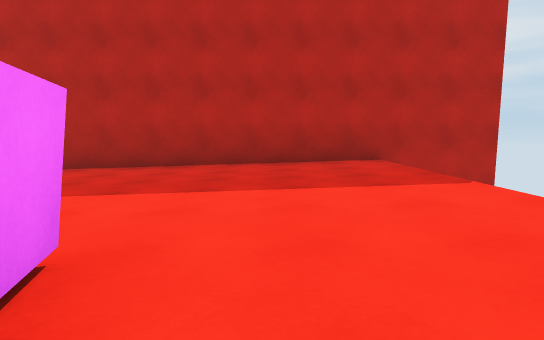
view 1 (above)

15 first-person views from a walk through a 3-D level made in the Unity game engine. The camera is 1.2 m above the floor, tilts 4° down and sees 75° across. The floor is counted in squares, 2 m on a side. Each view is taken from the middle of a square. On the plan, view 1 faces up. The plan holds only what a view shows up to about 10 squares ahead; the rest is blank. The place goes on beyond the plan. The player character is not drawn.

view 2
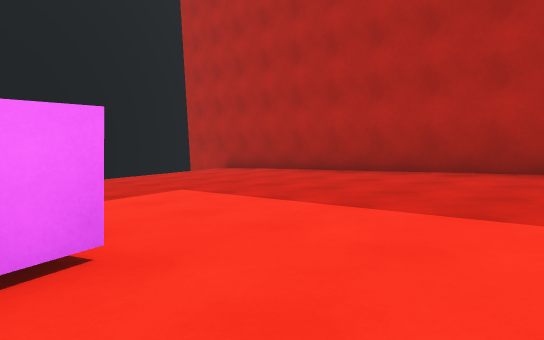

view 3
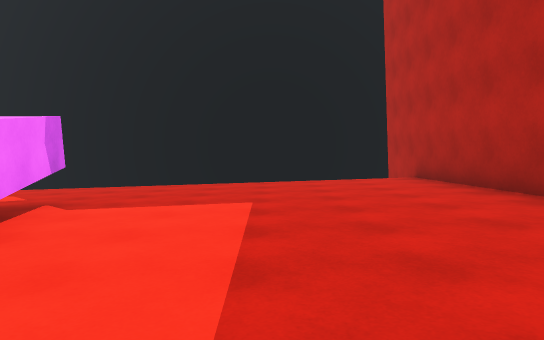

view 4
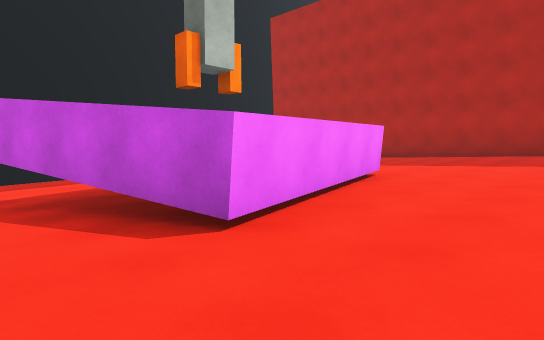

view 5
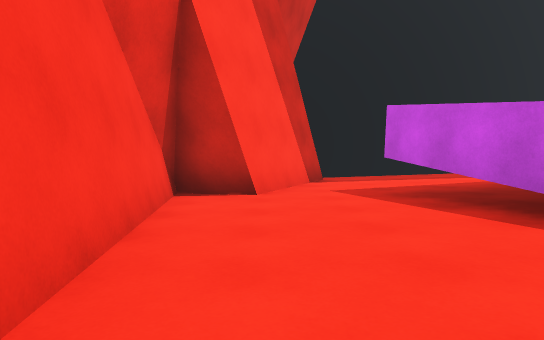

view 6
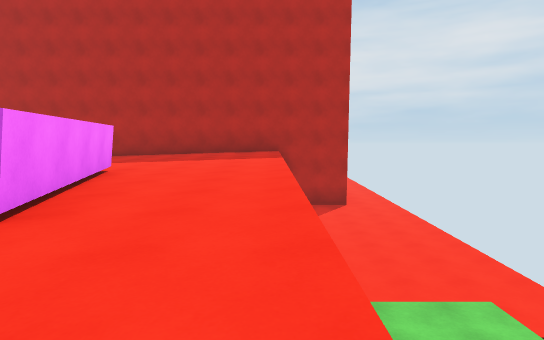

view 7
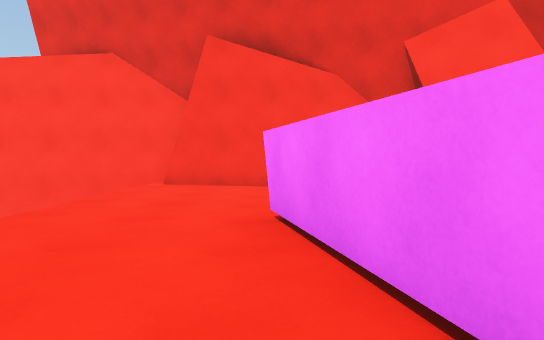

view 8
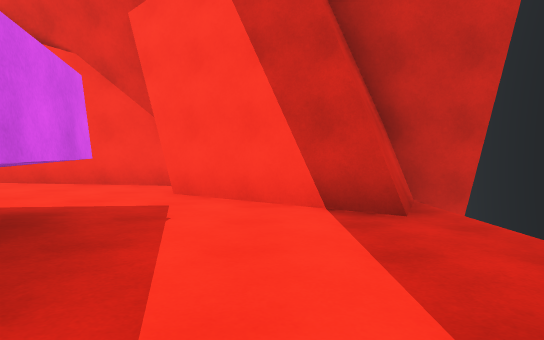

view 9
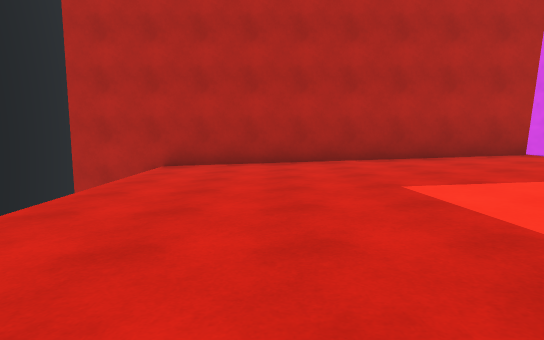

view 10
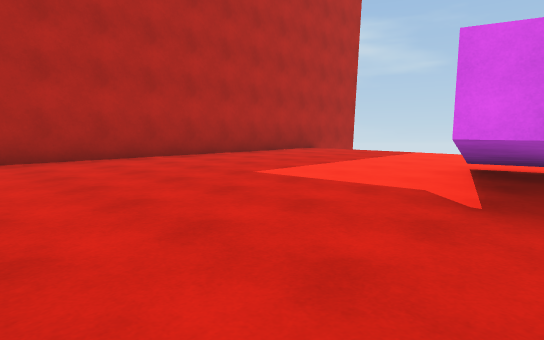

view 11
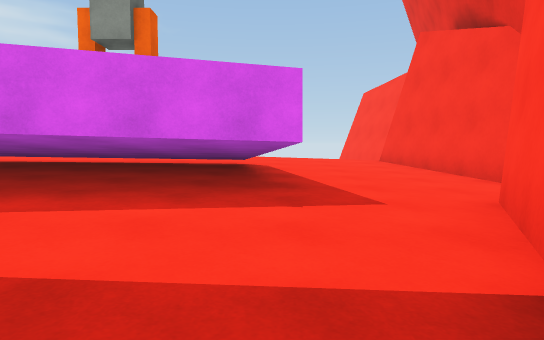

view 12
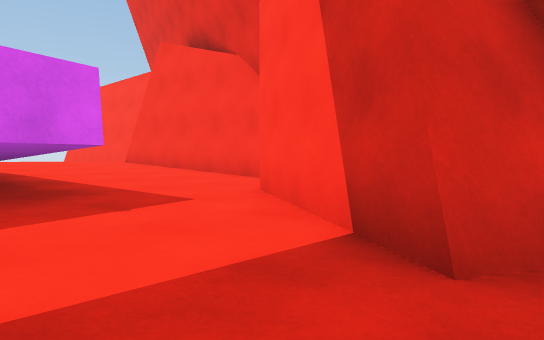

view 13
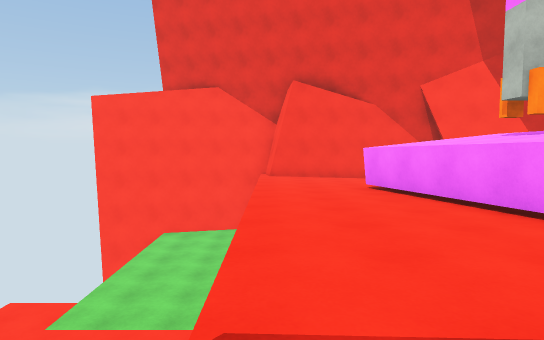

view 14
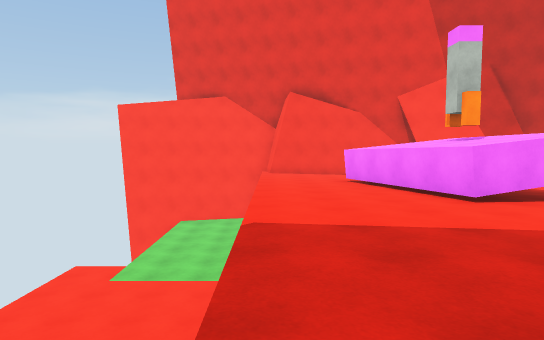

view 15
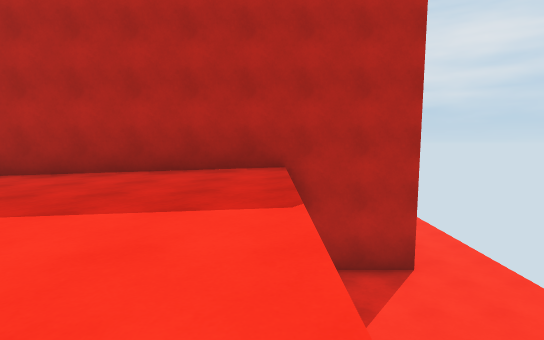

### Floor plan
Key: @ floor where view 1 was taken; # wall or solid block; . main floor; : floor 0.25 m higher than the main floor; - floor 0.25 m lower than the main floor; + floor 0.5 m higher than the main floor; _ floor 0.5 m lower than the main floor; < floor 0.75 m lower than the main floor; / step, stairs or slope; v drop or lower ground; T thing the floor can be seen under or through.
Columns run from 9 left of view 1 to 5 right of it. Each row starts with its distance up from view 1.
  9               v
  8 ##############v
  7 vv..::::++++vvv
  6   ...::::+++vvv
  5   ....::::++vvv
  4   -....::::+vvv
  3   --....::::vvv
  2   ---....:::vvv
  1   ---T###.::vvv
  0   _--T###@..vvv
 -1   __-TT##...vvv
 -2   ___-TT##..vvv
 -3   ____TT---.vvv
 -4   <#____----vvv
 -5  v####___---vvv
 -6  ##  #__/### vv
 -7      ##### ####

Where each view was taken, in squares from view 1:
view 1: 0 up, 0 right, facing up
view 2: 1 up, 1 right, facing up-left
view 3: 4 up, 1 right, facing left
view 4: 4 down, 2 right, facing up-left
view 5: 5 down, 2 right, facing left
view 6: 5 down, 2 right, facing up
view 7: 1 up, 0 right, facing down
view 8: 0 up, 5 left, facing down
view 9: 0 up, 5 left, facing up
view 10: 0 up, 7 left, facing up-right
view 11: 3 down, 7 left, facing right
view 12: 2 down, 7 left, facing down-right
view 13: 5 up, 2 right, facing down
view 14: 7 up, 2 right, facing down
view 15: 1 up, 2 right, facing up
